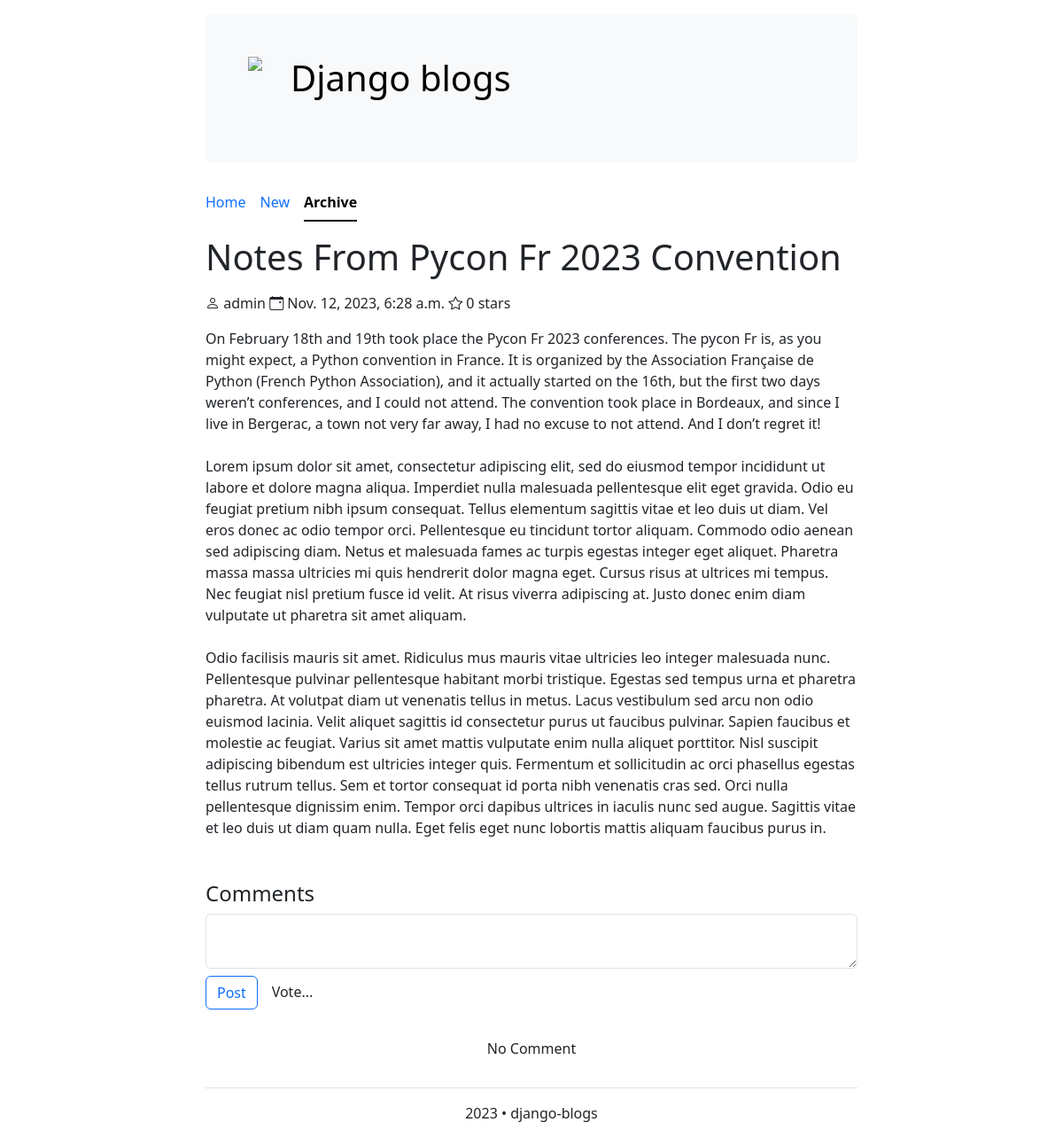
/post/5/detail, run on the app's committed database.
### post/models.py (models this page shows, shortened)
class Post(models.Model):
    title = models.CharField(max_length=100)
    author = models.ForeignKey(
        "auth.User",
        on_delete=models.CASCADE,
    )
    body = models.TextField()
    created_at = models.DateTimeField(auto_now=True)
    def stars(self):
        comments = self.post_comment.all()
        sum_user_star = 0
        total_user_stars = len(comments)
        if total_user_stars > 0:
            for comment in comments:
                sum_user_star += comment.user_rating
            return sum_user_star // total_user_stars
        else:
            return 0

### post/views.py (the view)
# urls.py: path("<int:pk>/detail", PostDetailView.as_view(), name="post_detail"),
class PostDetailView(DetailView):
    model = Post
    context_object_name = "post"
    template_name = "post_detail.html"
    def get_context_data(self, **kwargs):
        context = super().get_context_data()
        context["name"] = "post_list"
        return context

### post/templates/post_detail.html (shortened to what this page needs)
{% extends 'main_layout.html' %}
{% block content %}
    <h1 class="my-3">{{ post.title }}</h1>
    <p>
        <i class="bi bi-person"></i> {{ post.author }}
        <i class="bi bi-calendar-event"></i> {{ post.created_at }}
        <i class="bi bi-star"></i> {{ post.stars }} stars</p>
    <p>{{ post.body|safe }}</p>
    <a name="comment"><h4 class="mt-5">Comments</h4></a>
    <form action="{% url 'add_post_comment' post.id %}" method="post" class="pb-3">
        <div class="row g-3">
            <div class="col">
                <textarea class="form-control" name="comment" id="" rows="2"></textarea>
            </div>
        </div>
        <div class="row g-3 pt-2">
            <div class="col-1">
                <input type="submit" value="Post" class="btn btn-outline-primary" required="required">
            </div>
            <div class="col-3">
                <select name="user_star" class="form-control" style="border: 0" required="required">
                    <option selected>Vote...</option>
                </select>
            </div>
        </div>
    </form>
    {% for comment in post.post_comment.all %}
        {% if comment.is_approved == True %}
            <div>
                <p>{{ comment.date_created }} · {{ comment.user_rating }} stars</p>
                <p>{{ comment.comment_text }}</p>
            </div>
        {% endif %}
    {% empty %}
        <div>
            <p class="pt-3 text-center">No Comment</p>
        </div>
    {% endfor %}
{% endblock %}

### data on the page
Post: title "Notes From Pycon Fr 2023 Convention", author "admin", created_at "Nov. 12, 2023, 6:28 a.m.", stars "0", body "On February 18th and 19th took place the Pycon Fr 2023 conferences. The pycon Fr is, as you might expect, a Python convention in France. It is organized by the Association Française de Python (French Python Association), and it actually started on the 16th, but the first two days weren’t conferences, and I could not attend. The convention took place in Bordeaux, and since I live in Bergerac, a town not very far away, I had no excuse to not attend. And I don’t regret it! Lorem ipsum dolor sit amet, consectetur adipiscing elit, sed do eiusmod tempor incididunt ut labore et dolore magna aliqua. Imperdiet nulla malesuada pellentesque elit eget gravida. Odio eu feugiat pretium nibh ipsum…"
